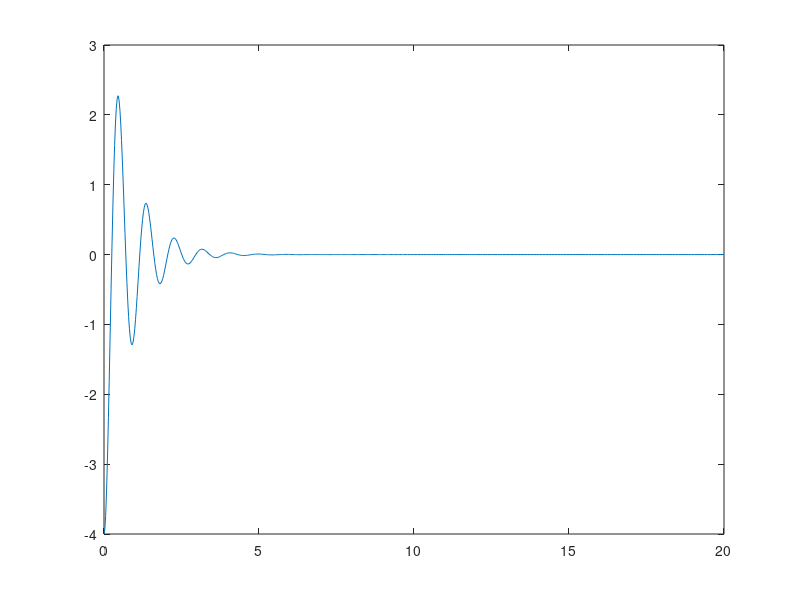

This chart was generated by the following MATLAB code:
clc;clear;close;

v0 = 0;
x0 = -4;

m = 2;
k = 100;
b = 5;

A = k/m;
B = b/m;

f = @(t) A*exp(-t) + B*exp(-t);
tspan = [0 20]
init = [v0, x0]

function dxdt = damp_osc_diff(t, X,m,k,b)

    dxdt = zeros(2,1);
    A = k/m;
    B = b/m;
    dxdt(1) = -A*X(2) - B*X(1);
    dxdt(2) = X(1);

end


[t, XX] = ode45(@(t,X) damp_osc_diff(t, X, m, k, b), tspan, init);

plot(t, XX(:,2), '-');
